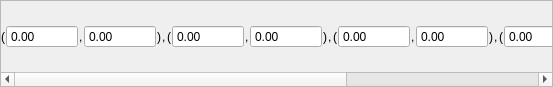
<?xml version="1.0" encoding="UTF-8"?>
<ui version="4.0">
 <class>XYPairsWidget</class>
 <widget class="QWidget" name="XYPairsWidget">
  <property name="geometry">
   <rect>
    <x>0</x>
    <y>0</y>
    <width>553</width>
    <height>87</height>
   </rect>
  </property>
  <property name="windowTitle">
   <string>XY Pairs</string>
  </property>
  <layout class="QVBoxLayout" name="verticalLayout">
   <property name="spacing">
    <number>3</number>
   </property>
   <property name="margin">
    <number>0</number>
   </property>
   <item>
    <widget class="QScrollArea" name="scrollArea">
     <property name="frameShadow">
      <enum>QFrame::Sunken</enum>
     </property>
     <property name="verticalScrollBarPolicy">
      <enum>Qt::ScrollBarAlwaysOff</enum>
     </property>
     <property name="widgetResizable">
      <bool>true</bool>
     </property>
     <property name="alignment">
      <set>Qt::AlignLeading|Qt::AlignLeft|Qt::AlignTop</set>
     </property>
     <widget class="QWidget" name="scrollAreaWidgetContents">
      <property name="geometry">
       <rect>
        <x>-523</x>
        <y>0</y>
        <width>1074</width>
        <height>64</height>
       </rect>
      </property>
      <property name="sizePolicy">
       <sizepolicy hsizetype="Preferred" vsizetype="Preferred">
        <horstretch>0</horstretch>
        <verstretch>0</verstretch>
       </sizepolicy>
      </property>
      <layout class="QHBoxLayout" name="horizontalLayout">
       <property name="spacing">
        <number>1</number>
       </property>
       <property name="margin">
        <number>0</number>
       </property>
       <item>
        <widget class="QLabel" name="label">
         <property name="text">
          <string>(</string>
         </property>
        </widget>
       </item>
       <item>
        <widget class="QDoubleSpinBox" name="doubleSpinBox">
         <property name="buttonSymbols">
          <enum>QAbstractSpinBox::NoButtons</enum>
         </property>
         <property name="minimum">
          <double>-999999999.990000009536743</double>
         </property>
         <property name="maximum">
          <double>999999999.990000009536743</double>
         </property>
        </widget>
       </item>
       <item>
        <widget class="QLabel" name="label_2">
         <property name="text">
          <string>,</string>
         </property>
        </widget>
       </item>
       <item>
        <widget class="QDoubleSpinBox" name="doubleSpinBox_3">
         <property name="buttonSymbols">
          <enum>QAbstractSpinBox::NoButtons</enum>
         </property>
         <property name="minimum">
          <double>-999999999.990000009536743</double>
         </property>
         <property name="maximum">
          <double>999999999.990000009536743</double>
         </property>
        </widget>
       </item>
       <item>
        <widget class="QLabel" name="label_3">
         <property name="text">
          <string>)</string>
         </property>
        </widget>
       </item>
       <item>
        <widget class="QLabel" name="label_4">
         <property name="text">
          <string>,</string>
         </property>
        </widget>
       </item>
       <item>
        <widget class="QLabel" name="label_6">
         <property name="text">
          <string>(</string>
         </property>
        </widget>
       </item>
       <item>
        <widget class="QDoubleSpinBox" name="doubleSpinBox_4">
         <property name="buttonSymbols">
          <enum>QAbstractSpinBox::NoButtons</enum>
         </property>
         <property name="minimum">
          <double>-999999999.990000009536743</double>
         </property>
         <property name="maximum">
          <double>999999999.990000009536743</double>
         </property>
        </widget>
       </item>
       <item>
        <widget class="QLabel" name="label_7">
         <property name="text">
          <string>,</string>
         </property>
        </widget>
       </item>
       <item>
        <widget class="QDoubleSpinBox" name="doubleSpinBox_5">
         <property name="buttonSymbols">
          <enum>QAbstractSpinBox::NoButtons</enum>
         </property>
         <property name="minimum">
          <double>-999999999.990000009536743</double>
         </property>
         <property name="maximum">
          <double>999999999.990000009536743</double>
         </property>
        </widget>
       </item>
       <item>
        <widget class="QLabel" name="label_8">
         <property name="text">
          <string>)</string>
         </property>
        </widget>
       </item>
       <item>
        <widget class="QLabel" name="label_5">
         <property name="text">
          <string>,</string>
         </property>
        </widget>
       </item>
       <item>
        <widget class="QLabel" name="label_9">
         <property name="text">
          <string>(</string>
         </property>
        </widget>
       </item>
       <item>
        <widget class="QDoubleSpinBox" name="doubleSpinBox_6">
         <property name="buttonSymbols">
          <enum>QAbstractSpinBox::NoButtons</enum>
         </property>
         <property name="minimum">
          <double>-999999999.990000009536743</double>
         </property>
         <property name="maximum">
          <double>999999999.990000009536743</double>
         </property>
        </widget>
       </item>
       <item>
        <widget class="QLabel" name="label_11">
         <property name="text">
          <string>,</string>
         </property>
        </widget>
       </item>
       <item>
        <widget class="QDoubleSpinBox" name="doubleSpinBox_7">
         <property name="buttonSymbols">
          <enum>QAbstractSpinBox::NoButtons</enum>
         </property>
         <property name="minimum">
          <double>-999999999.990000009536743</double>
         </property>
         <property name="maximum">
          <double>999999999.990000009536743</double>
         </property>
        </widget>
       </item>
       <item>
        <widget class="QLabel" name="label_12">
         <property name="text">
          <string>)</string>
         </property>
        </widget>
       </item>
       <item>
        <widget class="QLabel" name="label_10">
         <property name="text">
          <string>,</string>
         </property>
        </widget>
       </item>
       <item>
        <widget class="QLabel" name="label_16">
         <property name="text">
          <string>(</string>
         </property>
        </widget>
       </item>
       <item>
        <widget class="QDoubleSpinBox" name="doubleSpinBox_8">
         <property name="buttonSymbols">
          <enum>QAbstractSpinBox::NoButtons</enum>
         </property>
         <property name="minimum">
          <double>-999999999.990000009536743</double>
         </property>
         <property name="maximum">
          <double>999999999.990000009536743</double>
         </property>
        </widget>
       </item>
       <item>
        <widget class="QLabel" name="label_15">
         <property name="text">
          <string>,</string>
         </property>
        </widget>
       </item>
       <item>
        <widget class="QDoubleSpinBox" name="doubleSpinBox_9">
         <property name="buttonSymbols">
          <enum>QAbstractSpinBox::NoButtons</enum>
         </property>
         <property name="minimum">
          <double>-999999999.990000009536743</double>
         </property>
         <property name="maximum">
          <double>999999999.990000009536743</double>
         </property>
        </widget>
       </item>
       <item>
        <widget class="QLabel" name="label_13">
         <property name="text">
          <string>)</string>
         </property>
        </widget>
       </item>
       <item>
        <widget class="QLabel" name="label_14">
         <property name="text">
          <string>,</string>
         </property>
        </widget>
       </item>
       <item>
        <widget class="QLabel" name="label_17">
         <property name="text">
          <string>(</string>
         </property>
        </widget>
       </item>
       <item>
        <widget class="QDoubleSpinBox" name="doubleSpinBox_10">
         <property name="buttonSymbols">
          <enum>QAbstractSpinBox::NoButtons</enum>
         </property>
         <property name="minimum">
          <double>-999999999.990000009536743</double>
         </property>
         <property name="maximum">
          <double>999999999.990000009536743</double>
         </property>
        </widget>
       </item>
       <item>
        <widget class="QLabel" name="label_18">
         <property name="text">
          <string>,</string>
         </property>
        </widget>
       </item>
       <item>
        <widget class="QDoubleSpinBox" name="doubleSpinBox_11">
         <property name="buttonSymbols">
          <enum>QAbstractSpinBox::NoButtons</enum>
         </property>
         <property name="minimum">
          <double>-999999999.990000009536743</double>
         </property>
         <property name="maximum">
          <double>999999999.990000009536743</double>
         </property>
        </widget>
       </item>
       <item>
        <widget class="QLabel" name="label_19">
         <property name="text">
          <string>)</string>
         </property>
        </widget>
       </item>
       <item>
        <widget class="QLabel" name="label_20">
         <property name="text">
          <string>,</string>
         </property>
        </widget>
       </item>
       <item>
        <widget class="QPushButton" name="pushButtonAdd">
         <property name="text">
          <string/>
         </property>
         <property name="icon">
          <iconset resource="../../../../mapclientplugins.plotsettingsstep/mapclientplugins/plotsettingsstep/qt/resources.qrc">
           <normaloff>:/plotsettingsstep/images/Action-edit-add-icon.png</normaloff>:/plotsettingsstep/images/Action-edit-add-icon.png</iconset>
         </property>
        </widget>
       </item>
       <item>
        <spacer name="horizontalSpacer">
         <property name="orientation">
          <enum>Qt::Horizontal</enum>
         </property>
         <property name="sizeHint" stdset="0">
          <size>
           <width>40</width>
           <height>20</height>
          </size>
         </property>
        </spacer>
       </item>
      </layout>
     </widget>
    </widget>
   </item>
  </layout>
 </widget>
 <resources>
  <include location="../../../../mapclientplugins.plotsettingsstep/mapclientplugins/plotsettingsstep/qt/resources.qrc"/>
  <include location="resources.qrc"/>
 </resources>
 <connections/>
</ui>
